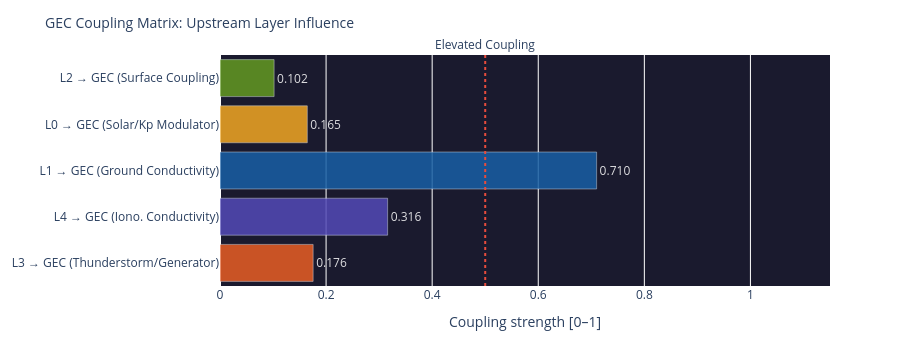

Notebook cell for this chart:
### Code cell
# ============================================================
# COUPLING MATRIX – How strongly does each layer influence the GEC?
# ============================================================

# Coupling strengths (0–1) from upstream layer scores
def safe(v, default=0.0):
    return float(v) if v is not None else default

coupling = {
    'L3 → GEC\n(Thunderstorm/Generator)':    safe(l3_thunder_score, 0.15),
    'L4 → GEC\n(Iono. Conductivity)':    safe(l4_ioniz, 0.3),
    'L1 → GEC\n(Ground Conductivity)':   0.71,   # stabil (Ozeananteil)
    'L0 → GEC\n(Solar/Kp Modulator)':    safe(layer0.get('score') if layer0 else None, 0.25),
    'L2 → GEC\n(Surface Coupling)':      safe(layer2.get('components',{}).get('Elec. Surface Coupling',{}).get('score') if layer2 else None, 0.3),
}

names  = list(coupling.keys())
values = list(coupling.values())
colors = ['#E85D24','#534AB7','#185FA5','#F2A623','#639922']

fig = go.Figure(go.Bar(
    x=values, y=names,
    orientation='h',
    marker_color=colors, opacity=0.85,
    text=[f'{v:.3f}' for v in values],
    textposition='outside',
    textfont=dict(color='white')
))
fig.add_vline(x=0.5, line_dash='dot', line_color='#e74c3c',
              annotation_text='Elevated Coupling', annotation_position='top')
fig.update_layout(
    title=dict(text='GEC Coupling Matrix: Upstream Layer Influence', font=dict(size=14)),
    xaxis=dict(title='Coupling strength [0–1]', range=[0, 1.15]),
    height=340, plot_bgcolor='#1a1a2e', paper_bgcolor='rgba(0,0,0,0)',
    margin=dict(l=180, r=70, t=55, b=40)
)
fig.show()

### Figure 1 — Plotly figure (JSON) as saved in the notebook; plotly's stock layout.template omitted (floating-point values rounded to 4 significant figures)
{"data": [{"marker": {"color": ["#E85D24", "#534AB7", "#185FA5", "#F2A623", "#639922"]}, "opacity": 0.85, "orientation": "h", "text": ["0.176", "0.316", "0.710", "0.165", "0.102"], "textfont": {"color": "white"}, "textposition": "outside", "type": "bar", "x": [0.1756, 0.316, 0.71, 0.1646, 0.102], "y": ["L3 → GEC\n(Thunderstorm/Generator)", "L4 → GEC\n(Iono. Conductivity)", "L1 → GEC\n(Ground Conductivity)", "L0 → GEC\n(Solar/Kp Modulator)", "L2 → GEC\n(Surface Coupling)"]}], "layout": {"annotations": [{"showarrow": false, "text": "Elevated Coupling", "x": 0.5, "xanchor": "center", "xref": "x", "y": 1, "yanchor": "bottom", "yref": "y domain"}], "height": 340, "margin": {"b": 40, "l": 180, "r": 70, "t": 55}, "paper_bgcolor": "rgba(0,0,0,0)", "plot_bgcolor": "#1a1a2e", "shapes": [{"line": {"color": "#e74c3c", "dash": "dot"}, "type": "line", "x0": 0.5, "x1": 0.5, "xref": "x", "y0": 0, "y1": 1, "yref": "y domain"}], "title": {"font": {"size": 14}, "text": "GEC Coupling Matrix: Upstream Layer Influence"}, "xaxis": {"range": [0, 1.15], "title": {"text": "Coupling strength [0–1]"}}}}
